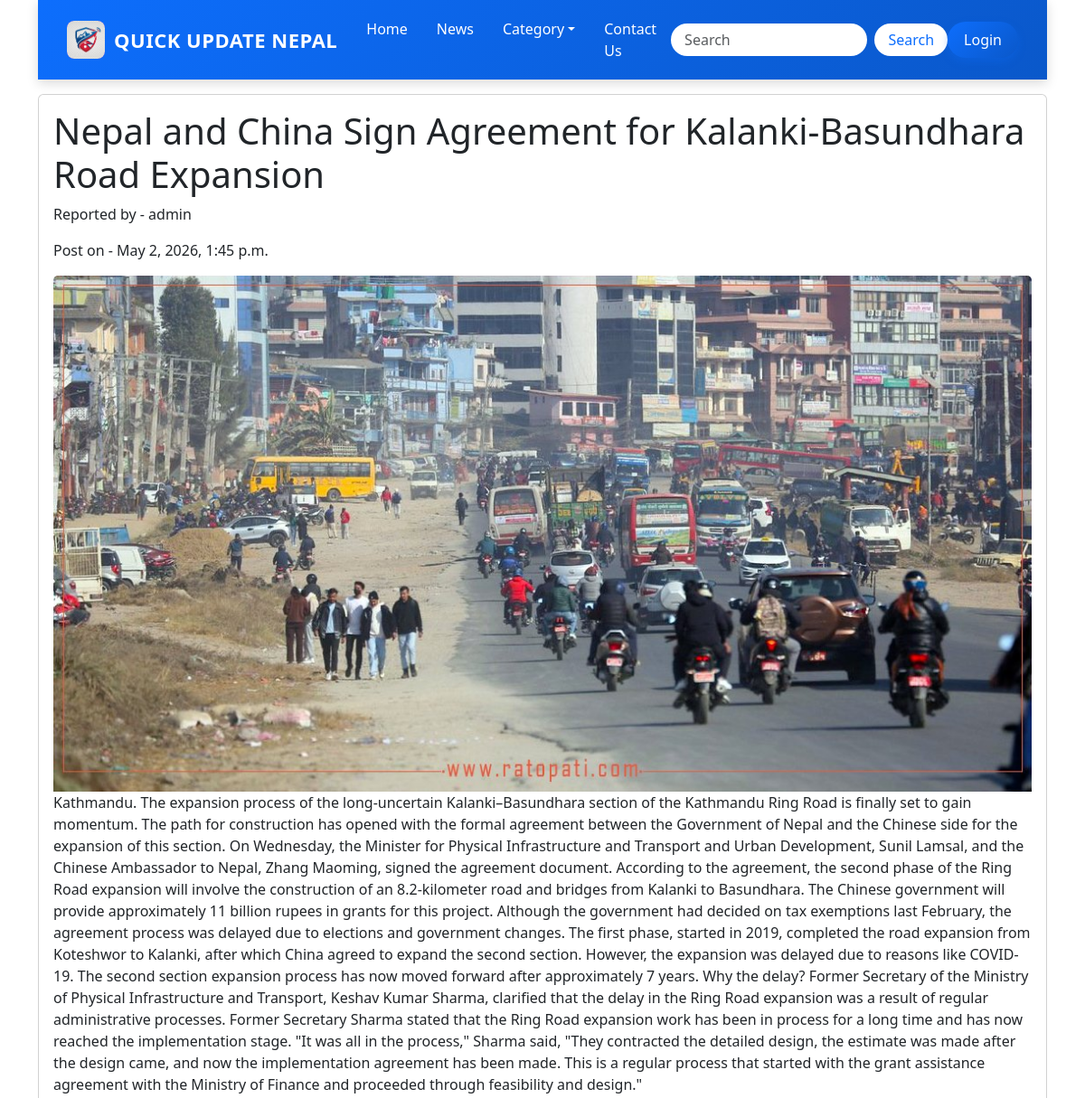
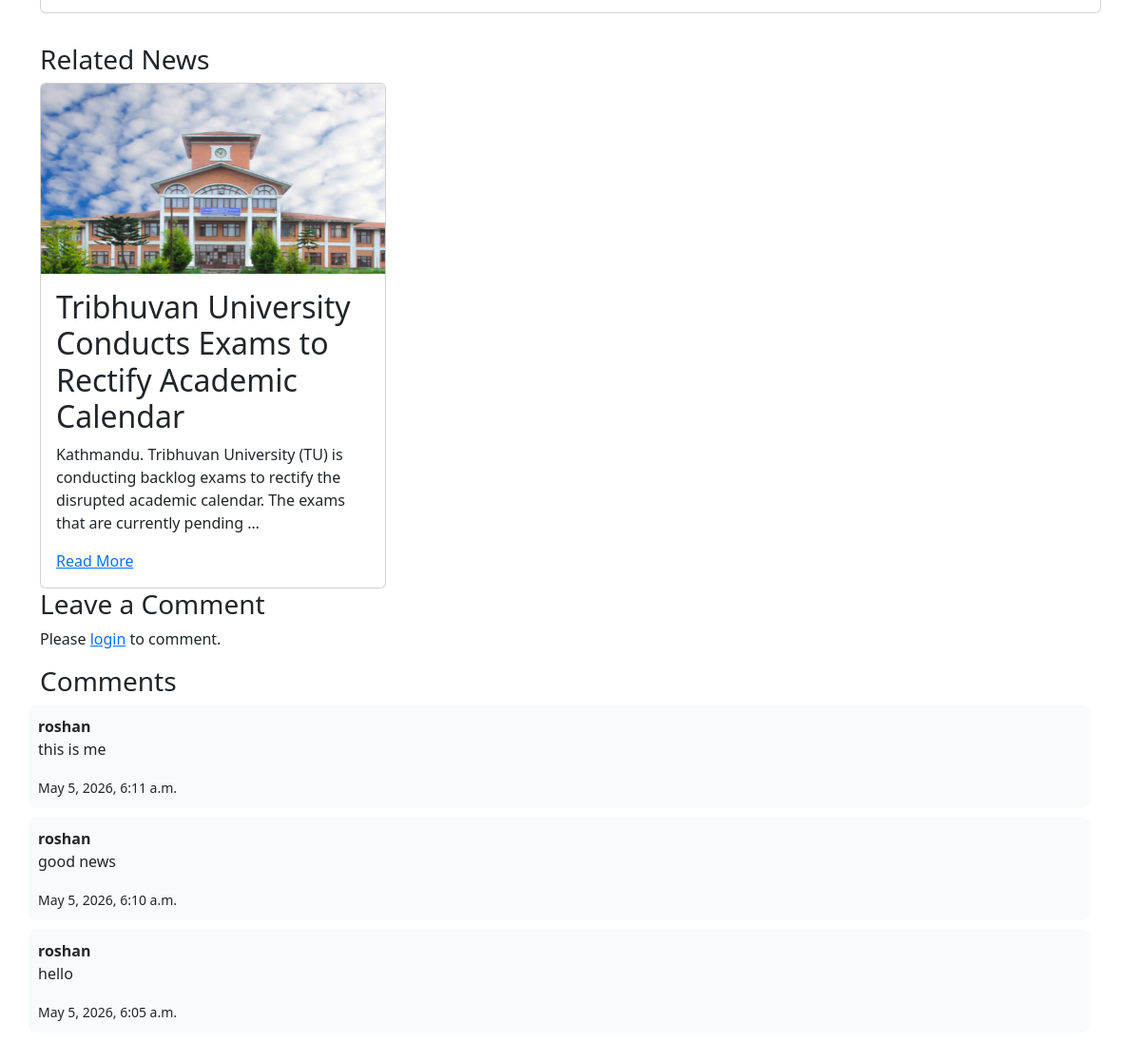
The page /news-details/nepal-and-china-sign-agreement-for-kalanki-basundhara-road-expansion/ on the database its author committed (2 pictures, top to bottom).
### qun/models.py (models this page shows, shortened)
class News(models.Model):
    category=models.ForeignKey(Category,on_delete=models.PROTECT)
    user=models.ForeignKey(User,on_delete=models.CASCADE)
    title= models.CharField(max_length=100)
    slug=models.SlugField(max_length=100,unique=True)
    description=models.TextField()
    image=models.ImageField(upload_to='new_images/',null=True,blank=True)
    published_at=models.DateTimeField(auto_now_add=True)
    class Meta:
        verbose_name_plural='News'

class Comment(models.Model):
    news = models.ForeignKey('News', on_delete=models.CASCADE, related_name='comments')
    user = models.ForeignKey(User, on_delete=models.CASCADE)
    content = models.TextField()
    created_at = models.DateTimeField(auto_now_add=True)

### qun/views.py (the view, shortened to what this page needs)
# urls.py: path('news-details/<slug:slug>/', views.newsDetails, name="news-details"),
def newsDetails(request, slug):
    news = News.objects.get(slug=slug)
    catId = news.category.id
    comments = news.comments.all().order_by('-created_at')
    data = {
        'news': News.objects.get(slug=slug),
        'relatedNews': News.objects.filter(category_id=catId).exclude(id=news.id)[:10],
        'comments': comments,
    }
    return render(request, 'pages/news-details.html', data)

### qun/general.py (called while the page is built)
def global_data_send(request):
    return{
        'categoryData': Category.objects.all()
    }

### qun/templates/pages/news-details.html (shortened to what this page needs)
{% extends 'layouts/app.html' %}
{% block content %}
  <link rel="stylesheet" href="css/newsDetails.css" />
  <div class="container">
    <div class="row py-3">
      <div class="col-md-12 mb-3">
        <div class="card">
          <div class="card-body">
            <h1 class="card-title">{{ news.title }}</h1>
            <p>Reported by - {{ news.user }}</p>
            <p>Post on - {{news.published_at}}</p>
            {% if news.image %}
              <img src="{{ news.image.url }}" class="card-img-top" alt="{{ news.title }} width="100px" />
            {% endif %}
            <p class="card-text">{{ news.description }}</p>
          </div>
        </div>
      </div>
    </div>
  </div>
<div class="container">
  <div class="row">
  <h3>Related News</h3>
  <div class="row">
    <div class="col-md-12">
      {% for relatednews in relatedNews %}
        <div class="col-md-4">
          <div class="card">
            {% if relatednews.image %}
              <img src="{{ relatednews.image.url }}" style="height: 200px;" class="card-img-top" alt="{{ relatednews.title }}" />
            {% endif %}
            <div class="card-body">
              <h2 class="card-title">{{ relatednews.title }}</h2>
              <p class="card-text">{{ relatednews.description|truncatewords:20 }}</p>
              <a href="{% url 'news-details' relatednews.slug %}" class="btn-btn-primary">Read More</a>
            </div>
          </div>
        </div>
      {% endfor %}
    </div>
    <h3>Leave a Comment</h3>
    {% if user.is_authenticated %}
      <form method="POST">
        {% csrf_token %}
        <textarea name="content" placeholder="Write your comment..." required></textarea>
        <button type="submit">Post Comment</button>
      </form>
    {% else %}
      <p>
        Please <a href="{% url 'login' %}">login</a> to comment.
      </p>
    {% endif %}
    <h3>Comments</h3>
    {% for comment in comments %}
      <div class="comment-box">
        <strong>{{ comment.user.username }}</strong>
        <p>{{ comment.content }}</p>
        <small>{{ comment.created_at }}</small>
      </div>
    {% empty %}
      <p>No comments yet.</p>
    {% endfor %}
  </div>
  </div>
</div>
{% endblock %}

### static/css/newsDetails.css (style rules this page uses)
.comment-box { background: #f9fafb; padding: 10px; border-radius: 8px; margin-bottom: 10px; }

### rows shown on the page
News: title "Nepal and China Sign Agreement for Kalanki-Basundhara Road Expansion", user "admin", published_at "May 2, 2026, 1:45 p.m.", image (picture), description "Kathmandu. The expansion process of the long-uncertain Kalanki–Basundhara section of the Kathmandu Ring Road is finally set to gain momentum. The path for construction has opened with the formal agreement between the Government of Nepal and the Chinese side for the expansion of this section. On Wednesday, the Minister for Physical Infrastructure and Transport and Urban Development, Sunil Lamsal, and the Chinese Ambassador to Nepal, Zhang Maoming, signed the agreement document. According to the agreement, the second phase of the Ring Road expansion will involve the construction of an 8.2-kilometer road and bridges from Kalanki to Basundhara. The Chinese government will provide approximately…"
News: image (picture), title "Tribhuvan University Conducts Exams to Rectify Academic Calendar", description "Kathmandu. Tribhuvan University (TU) is conducting backlog exams to rectify the disrupted academic calendar. The exams that are currently pending …"
Comment: user.username "roshan", content "this is me", created_at "May 5, 2026, 6:11 a.m."
Comment: user.username "roshan", content "good news", created_at "May 5, 2026, 6:10 a.m."
Comment: user.username "roshan", content "hello", created_at "May 5, 2026, 6:05 a.m."
